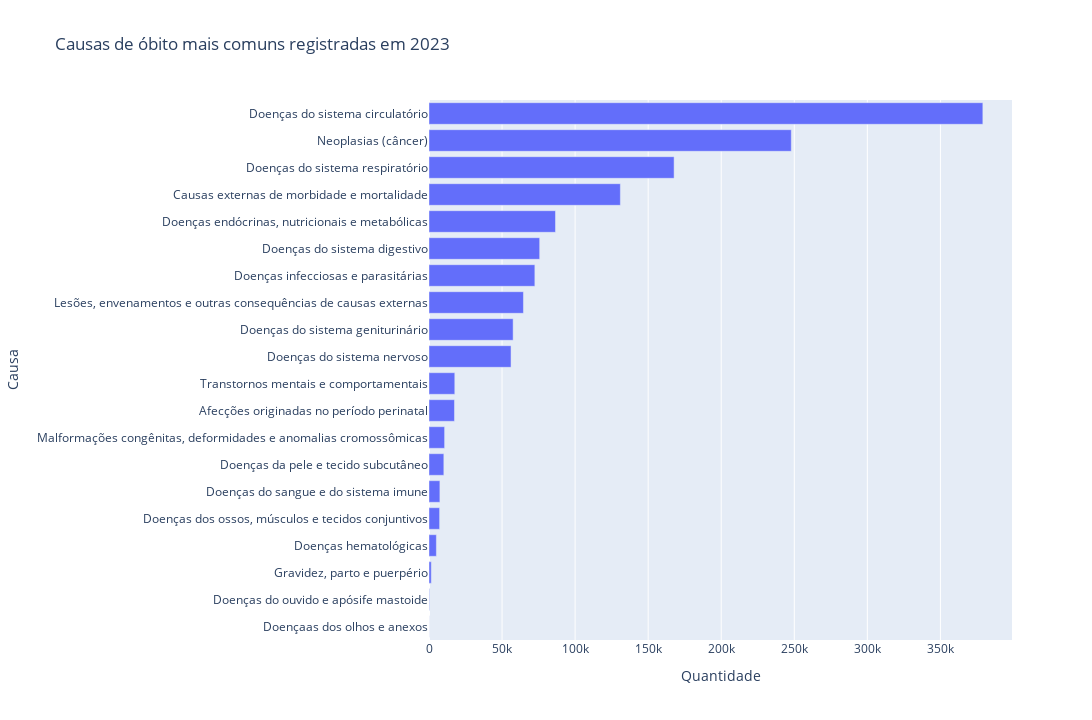

Notebook code cell kept with this figure:
### Code cell
contagem = (df_final['causa_obito'].value_counts().reset_index())
contagem.columns = ['causa_obito', 'quantidade']

fig = px.bar (
    contagem,
    x='quantidade',
    y='causa_obito',
    orientation='h',
    title='Causas de óbito mais comuns registradas em 2023',
    labels={
        'quantidade': 'Quantidade',
        'causa_obito': 'Causa'
    }
)

fig.update_layout(
    yaxis=dict(autorange='reversed'),
    width=1280,
    height=720
)

fig.show()

### Figure 1 — Plotly figure (JSON) as saved in the notebook; plotly's stock layout.template omitted (floating-point values rounded to 4 significant figures)
{"data": [{"hovertemplate": "Quantidade=%{x}<br>Causa=%{y}<extra></extra>", "legendgroup": "", "marker": {"color": "#636efa", "pattern": {"shape": ""}}, "name": "", "orientation": "h", "showlegend": false, "textposition": "auto", "type": "bar", "x": [379043, 247948, 167743, 130966, 86564, 75748, 72446, 64635, 57574, 56143, 17648, 17428, 10683, 10157, 7450, 7266, 5050, 1569, 292, 34], "xaxis": "x", "y": ["Doenças do sistema circulatório", "Neoplasias (câncer)", "Doenças do sistema respiratório", "Causas externas de morbidade e mortalidade", "Doenças endócrinas, nutricionais e metabólicas", "Doenças do sistema digestivo", "Doenças infecciosas e parasitárias", "Lesões, envenamentos e outras consequências de causas externas", "Doenças do sistema geniturinário", "Doenças do sistema nervoso", "Transtornos mentais e comportamentais", "Afecções originadas no período perinatal", "Malformações congênitas, deformidades e anomalias cromossômicas", "Doenças da pele e tecido subcutâneo", "Doenças do sangue e do sistema imune", "Doenças dos ossos, músculos e tecidos conjuntivos", "Doenças hematológicas", "Gravidez, parto e puerpério", "Doenças do ouvido e apósife mastoide", "Doençaas dos olhos e anexos"], "yaxis": "y"}], "layout": {"barmode": "relative", "height": 720, "legend": {"tracegroupgap": 0}, "title": {"text": "Causas de óbito mais comuns registradas em 2023"}, "width": 1280, "xaxis": {"anchor": "y", "domain": [0, 1], "title": {"text": "Quantidade"}}, "yaxis": {"anchor": "x", "autorange": "reversed", "domain": [0, 1], "title": {"text": "Causa"}}}}
